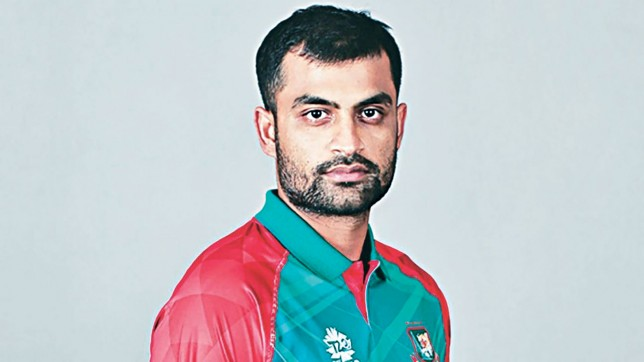
#> input picture Images/t.jpg, 644 x 362 px, found by its file name
$ python 'reading and showing the images.py'
#> lines starting #> are read from the running program, lines starting #| are printed output that depends on the picture
# -*- coding: utf-8 -*-
"""
Created on Wed Mar  3 12:28:05 2021

@author: Md.Abdullah
"""
from skimage import io
import matplotlib.pyplot as plt

img=io.imread('J:\Digital-Image-Processing\Images/t.jpg')
#> img is the input picture: shape (362, 644, 3); mean R, G, B 188.5, 196.1, 200.1
plt.imshow(img)

gray_img=io.imread('J:\Digital-Image-Processing\Images/t.jpg',as_gray=True)
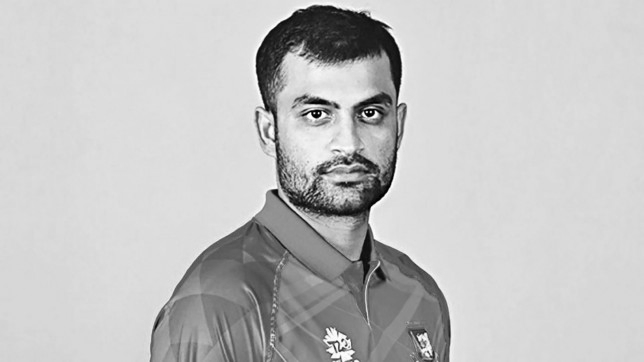
#> gray_img: shape (362, 644) float64; min 0.00196, max 0.999, mean 0.764
plt.imshow(gray_img)
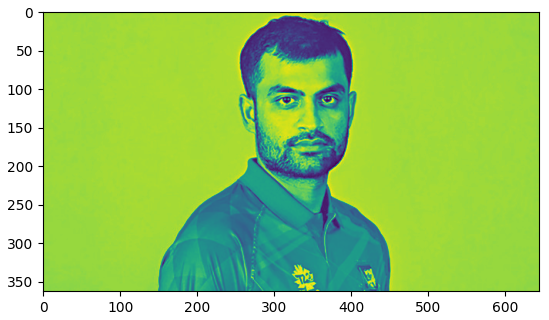
#> figure drawn by matplotlib, 1 panel
